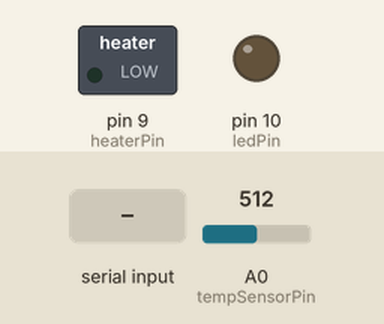
Simulated run of this sketch. Board: Arduino Uno, built with avr-gcc and run on an emulated ATmega328P. Shown: switched loads named in the sketch (green lamp = pin HIGH), output pins drawn as LEDs (lit = HIGH). The test bench sets the inputs (shaded band); at power-on: A0 (tempSensorPin) = 512. What the sketch prints to the serial monitor is not drawn.

Above: at 1.2 s.
1.3 s: "HEATER_ON\n" received over Serial
At 2.4 s:
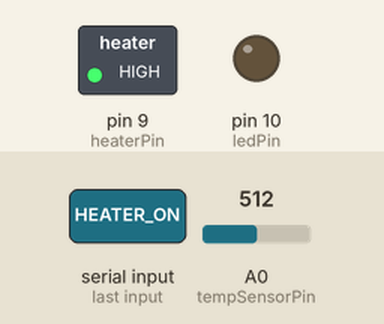
3.5 s: "LED_ON\n" received over Serial
At 5.2 s:
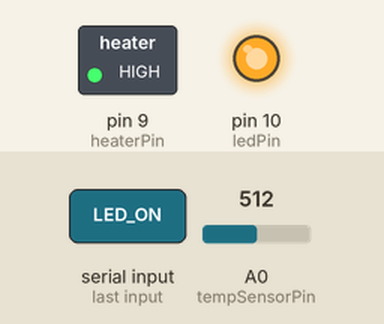
5.5 s: "HEATER_OFF\n" received over Serial
At 6.8 s:
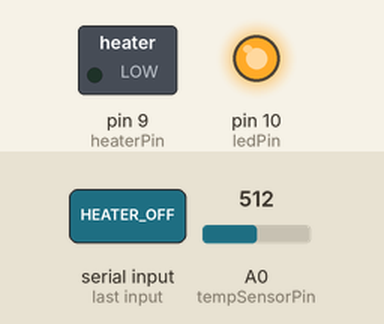
Timing chart, 0 to 8.5 s (numbered marks = the images above; inputs shaded):
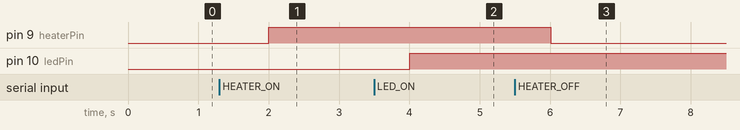

The sketch:

dna_control.ino
```cpp
#include <Arduino.h>

// 핀 정의
const int tempSensorPin = A0; // 온도 센서 핀
const int heaterPin = 9;      // 히터 제어 핀
const int ledPin = 10;        // LED 제어 핀

// 서미스터 관련 상수
const int resistorValue = 100000; // 직렬 저항 값 (100K)
const float beta = 3950;          // 서미스터 베타 계수
const int refTemp = 25;           // 기준 온도 (섭씨)
const int refResistance = 100000; // 기준 저항 값 (100K)

// 목표 온도
const float targetTemperature = 60.0;  // "HEATER_ON" 명령 시 유지할 온도
const float temperatureThreshold = 2.0; // 허용 오차 (±2°C)

// 이동 평균 필터 설정
#define SAMPLE_SIZE 10 // 이동 평균에 사용할 샘플 크기
float temperatureSamples[SAMPLE_SIZE];
int sampleIndex = 0;

unsigned long heaterStartTime = 0;         // 히터가 켜진 시간을 저장할 변수
const unsigned long heaterMaxDuration = 40 * 60000; // 히터 최대 동작 시간 (40분)

unsigned long ledStartTime = 0;            // LED가 켜진 시간을 저장할 변수
const unsigned long ledMaxDuration = 15 * 60000; // LED 최대 동작 시간 (15분)

// 전역 변수
float currentTemperature = 0.0; // 실시간 온도 저장
bool heaterOn = false;          // 히터 상태
bool ledOn = false;             // LED 상태

// 온도 계산 함수
float readTemperature() {
  int analogValue = analogRead(tempSensorPin);
  if (analogValue == 0) return -273.15; // 아날로그 값이 0이면 에러 방지

  float resistance = (1023.0 / analogValue - 1) * resistorValue; // 저항 계산
  float temperature = 1 / (log(resistance / refResistance) / beta + 1 / (refTemp + 273.15)) - 273.15; // 온도 계산

  // 이동 평균 필터 적용
  temperatureSamples[sampleIndex] = temperature; // 현재 측정값 저장
  sampleIndex = (sampleIndex + 1) % SAMPLE_SIZE; // 인덱스 순환

  // 평균값 계산
  float averageTemperature = 0.0;
  for (int i = 0; i < SAMPLE_SIZE; i++) {
    averageTemperature += temperatureSamples[i];
  }
  return averageTemperature / SAMPLE_SIZE; // 평균값 반환
}

void setup() {
  // 핀 모드 설정
  pinMode(tempSensorPin, INPUT);
  pinMode(heaterPin, OUTPUT);
  pinMode(ledPin, OUTPUT);

  // 시리얼 통신 시작
  Serial.begin(9600);

  // 이동 평균 초기화
  for (int i = 0; i < SAMPLE_SIZE; i++) {
    temperatureSamples[i] = 0.0;
  }
}

void loop() {
  // 명령어 수신 확인
  if (Serial.available()) {
    String command = Serial.readStringUntil('\n'); // 명령어 읽기 (줄바꿈 기준)
    command.trim(); // 공백 제거

    // 명령어 처리
    if (command == "HEATER_ON") {
      heaterOn = true;
      heaterStartTime = millis(); // 히터 시작 시간 기록
      Serial.println("히터가 켜졌습니다.");
    } else if (command == "HEATER_OFF") {
      heaterOn = false;
      digitalWrite(heaterPin, LOW); // 히터 끄기
      Serial.println("히터가 꺼졌습니다.");
    } else if (command == "LED_ON") {
      ledOn = true;
      ledStartTime = millis(); // LED 시작 시간 기록
      digitalWrite(ledPin, HIGH); // LED 켜기
      Serial.println("LED가 켜졌습니다.");
    } else if (command == "LED_OFF") {
      ledOn = false;
      digitalWrite(ledPin, LOW);  // LED 끄기
      Serial.println("LED가 꺼졌습니다.");
    }
  }

  // 온도 읽기
  currentTemperature = readTemperature();

  // 히터 제어 (목표 온도 유지)
  if (heaterOn) {
    if (millis() - heaterStartTime > heaterMaxDuration) {
      // 히터가 최대 동작 시간을 초과한 경우
      heaterOn = false;
      digitalWrite(heaterPin, LOW);
      Serial.println("히터가 최대 동작 시간을 초과하여 OFF되었습니다.");
    } else {
      // 온도에 따라 히터 제어
      if (currentTemperature < targetTemperature - temperatureThreshold) {
        digitalWrite(heaterPin, HIGH); // 히터 켜기
      } else if (currentTemperature > targetTemperature + temperatureThreshold) {
        digitalWrite(heaterPin, LOW); // 히터 끄기
      }
    }
  }

  // LED 자동 OFF 처리 (15분 후)
  if (ledOn && millis() - ledStartTime > ledMaxDuration) {
    ledOn = false;
    digitalWrite(ledPin, LOW);
    Serial.println("LED가 최대 동작 시간을 초과하여 OFF되었습니다.");
  }

  // 온도 데이터 전송
  Serial.print("Temperature: ");
  Serial.println(currentTemperature);

  // 1초 대기
  delay(1000);
}
```

Measured:
- after the input at 1.3 s, pin 9 (heaterPin): LOW → HIGH after 0.70 s
- after the input at 3.5 s, pin 10 (ledPin): LOW → HIGH after 0.51 s
- after the input at 5.5 s, pin 9 (heaterPin): HIGH → LOW after 0.51 s
